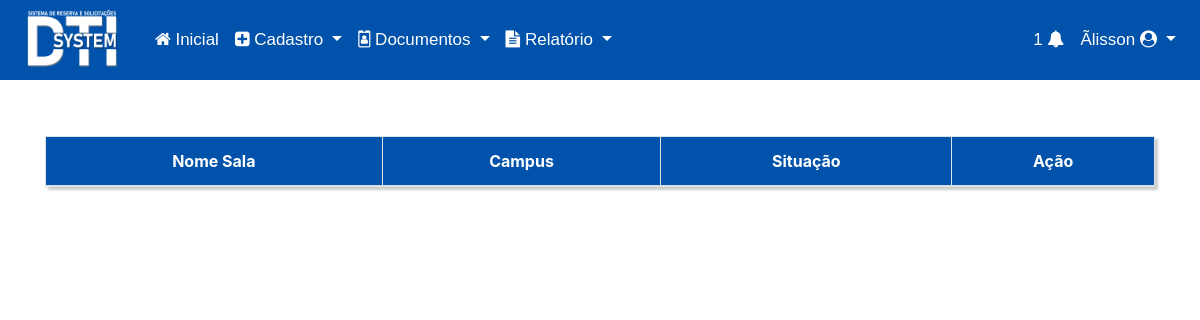
/view/views/listarsala.php (signed in), run on an earlier commit of the app's database.
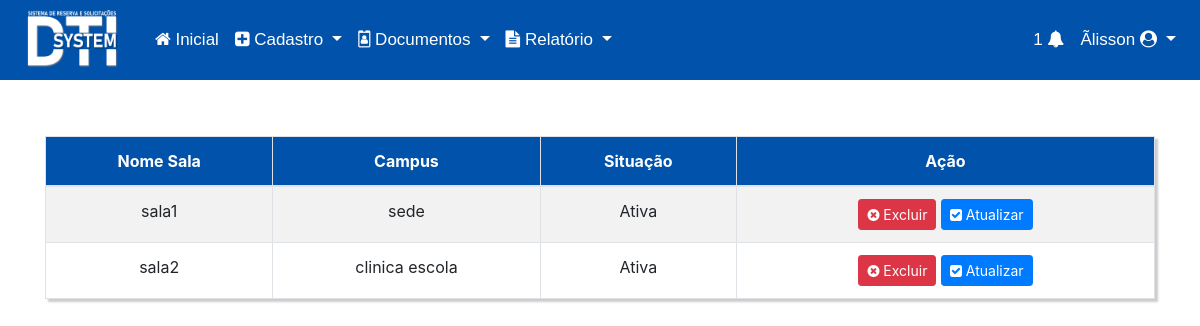
And on a later commit of the database.
### tables this page shows
CREATE TABLE `sala` (
  `id` int(11) NOT NULL,
  `nome` varchar(200) NOT NULL,
  `campus` int(11) NOT NULL,
  `situacao` tinyint(1) NOT NULL
);

CREATE TABLE `campus` (
  `id` int(11) NOT NULL,
  `nome` varchar(200) NOT NULL,
  `cnpj` varchar(200) NOT NULL,
  `endereco` varchar(200) NOT NULL,
  `bairro` varchar(200) NOT NULL
);

### controller/salas/Salas.DAO.php (called while the page is built, shortened)
<?php
    class salas_DAO extends salas_class{
        function listarSala(){
            $resultado = "SELECT sala.*, campus.`nome` AS campus
            FROM sala
            INNER JOIN campus
            ON sala.`campus` = campus.`id`
            ORDER BY id ASC";
            $resultado = DB::prepare($resultado);
            $resultado->execute();
            if($resultado->rowCount()>0){
                while($dados = $resultado->fetch(PDO::FETCH_ASSOC)){
                    $result[] = array(
                        'id' => $dados['id'],
                        'nome' => $dados['nome'],
                        'campus' => $dados['campus'],
                        'situacao' => $dados['situacao']
                    );
                }
                return $result;
            }
        }
    }
?>

### config/DB.php (called while the page is built, shortened)
<?php
    class DB{
        private static $instancia;
        public static function getInstancia(){
            if(!isset(self::$instancia)){
                try{
                    self::$instancia = new PDO('mysql:host='.HOST.';dbname='.BASE,USER,PASS);
                    self::$instancia->setAttribute(PDO::ATTR_ERRMODE, PDO::ERRMODE_EXCEPTION);
                    self::$instancia->setAttribute(PDO::ATTR_DEFAULT_FETCH_MODE, PDO::FETCH_OBJ);
                }catch(PDOException $erro){
                    echo $erro->getMessage();
                    echo "Erro na instancia da conexao";
                }
            }
            return self::$instancia;
        }
        public static function prepare($sql){
            return self::getInstancia()->prepare($sql);
        }
    }
?>

### view/views/listarsala.php (the view, shortened to what this page needs)
<?php
include_once '../../controller/salas/Salas.DAO.php';
?>
<!DOCTYPE html>
<html lang="pt-br">
<head>
    <link rel="stylesheet" href="../../css/home.css">
    <link rel="stylesheet" href="https://stackpath.bootstrapcdn.com/bootstrap/4.3.1/css/bootstrap.min.css">
    <link rel="stylesheet" href="../../fonts/font-awesome-4.7.0/css/font-awesome.min.css">
</head>
<body>
<?php
  include 'menu.php';
?>
<?php
$reser = new salas_DAO;
$resultado = $reser->listarSala();
?>
<div class="container">
<table class="table table-striped custab text-center table-bordered">
  <thead>
      <tr class="text-center" style="background-color: #0052aa; color: white;">
          <th>Nome Sala</th>
          <th>Campus</th>
          <th>Situação</th>
          <th class="text-center">Ação</th>
      </tr>
  </thead>
  <?php
  foreach($resultado as $res){
  ?>
          <tr>
              <td><?php echo $res['nome'] ?></td>
              <td><?php echo $res['campus'] ?></td>
              <td><?php echo $res['situacao'] > 0 ? "Ativa" : "Inativa" ?></td>
              <td>
                <a class="btn btn-danger btn-sm" href="../../controller/salas/Salas.controller.php?acao=delete&id=<?php echo $res['id'] ?>" name="acao" onClick="remover()"><i class="fa fa-times-circle" aria-hidden="true"></i> Excluir</span> </a>
                <a class="btn btn-primary btn-sm" href="editarsala.php?id=<?php echo $res['id'] ?>"><i class="fa fa-check-square" aria-hidden="true"></i> Atualizar</span> </a>
              </td>
          </tr>
  <?php } ?>
</table>
</div>
</body>
</html>

What changed in the data, as far as the page shows it:
added sala: nome "sala1", campus.nome "sede", situacao "Ativa"
added sala: nome "sala2", campus.nome "clinica escola", situacao "Ativa"
